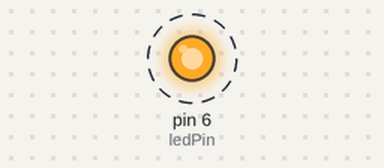
Recording of a sketch running on a simulated Arduino Uno, built with avr-gcc and run on an emulated ATmega328P. Shown: output pins drawn as LEDs (lit = HIGH). Dashed ring = blinking.

Above: at 0.12 s.
Timing chart, 0 to 3.0 s (numbered marks = the images above):
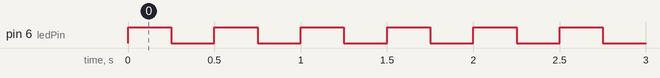

The sketch:

sketch_dec11a_copy_20251212101938.ino
```cpp
// C++ code
//
const int ledPin = 6;

void setup()
{
  pinMode(ledPin, OUTPUT);
}

void loop()
{
  digitalWrite(ledPin, HIGH);
  delay(250); // Wait for 1000 millisecond(s)
  digitalWrite(ledPin, LOW);
  delay(250); // Wait for 1000 millisecond(s)
}
```

Arduino.c
```cpp
/*
  Control 8 LEDs using an array and for loop
  Pins 2 through 9 are used for the LEDs.
*/

// Define an array to hold the pin numbers for the LEDs
int ledPins[] = {2, 3, 4, 5, 6, 7, 8, 9};
// Define the number of LEDs
int pinsCount = 8;
// Variable for the delay time in milliseconds
int delayTime = 100;

void setup() {
  // Use a for loop to initialize all LED pins as outputs
  for (int i = 0; i < pinsCount; i++) {
    pinMode(ledPins[i], OUTPUT);
  }
}

void loop() {
  // Loop to light up LEDs one after another (chasing right)
  for (int i = 0; i < pinsCount; i++) {
    digitalWrite(ledPins[i], HIGH); // Turn on the current LED
    delay(delayTime);              // Wait for a moment
    digitalWrite(ledPins[i], LOW);  // Turn off the current LED
  }

  // Loop to turn off LEDs one after another in reverse (chasing left)
  // We start from the second to last LED (index 6) to avoid double actions
  // and go down to index 1
  for (int i = pinsCount - 1; i > 0; i--) {
    digitalWrite(ledPins[i], HIGH); // Turn on the current LED
    delay(delayTime);              // Wait for a moment
    digitalWrite(ledPins[i], LOW);  // Turn off the current LED
  }
}
```

Measured:
- by itself, pin 6 (ledPin): alternates HIGH for 0.25 s and LOW for 0.25 s
